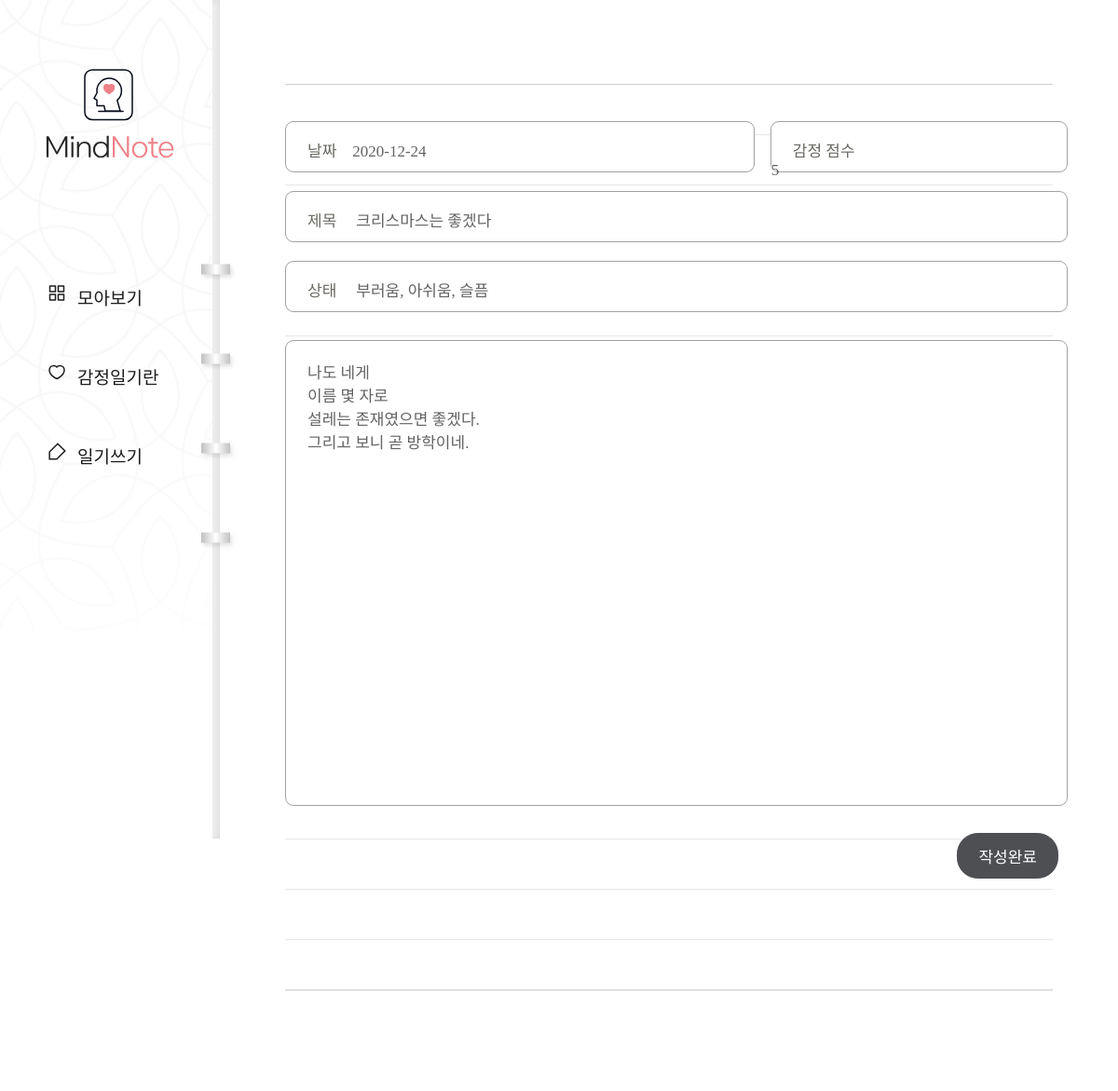
The page /diary/page/5/edit/ on the database its author committed.
### diary/models.py (models this page shows, shortened)
class Page(models.Model):
    title = models.CharField(max_length=100, validators=[validate_no_hash])
    content = models.TextField(validators=[validate_no_hash])
    feeling = models.CharField(max_length=80, validators=[validate_no_hash, validate_no_numbers])
    score = models.IntegerField(validators=[validate_score])
    dt_created = models.DateField()

### diary/views.py (the view)
# urls.py: path('diary/page/<int:page_id>/edit/', views.page_update, name='page-update'),
def page_update(request, page_id):
    object = Page.objects.get(id=page_id)
    if request.method == 'POST':
        form = PageForm(request.POST, instance=object)
        if form.is_valid():
            form.save()
            return redirect('page-detail', page_id=object.id)
    else:
        form = PageForm(instance=object)
    return render(request, 'diary/page_form.html', {'form': form})

### diary/forms.py
class PageForm(forms.ModelForm):
    class Meta:
        model = Page
        fields = ['title', 'content', 'feeling', 'score', 'dt_created']

### diary/templates/diary/page_form.html (shortened to what this page needs)
{% extends './base.html' %}
{% block content %}
<div class="wrap-post">
    <form method="post">{% csrf_token %}
        <div class="editor">
            <div class="input input-date"><p>날짜</p>{{form.dt_created}}</div>
            <div class="input input-score">
                <p>감정 점수</p>
                {{form.score}}
            </div>
            <div class="input input-title">
                <p>제목</p>
                {{form.title}}
            </div>
            <div class="input input-state">
                <p>상태</p>
                {{form.feeling}}
            </div>
            {{form.content}}
            <div class="post-btn">
                <input type="submit" value="작성완료">
            </div>
        </div>
    </form>
</div>
{% endblock content %}

### diary/static/diary/css/styles.css (style rules this page uses)
h1,h2,h3,p,a,ul,li { margin: 0; padding: 0; font-family: 'NanumSquare'; list-style: none; text-decoration: none; outline: none; }
html { position: relative; min-height: 100%; margin: 0; }
body { margin: 0; padding: 0; -webkit-font-smoothing: antialiased; -moz-osx-font-smoothing: auto; }
.wrap-post { padding-left: 236px; padding-top: 10px; padding-bottom: 50px; }
form { margin: 0 70px; padding-top: 120px; padding-bottom: 200px; background: url(../image/note-bg.svg) repeat-x center/1535px 974px; }
.editor { overflow: hidden; width: 840px; margin: 0 auto; }
.input { position: relative; height: 55px; margin-bottom: 20px; border: solid 1px #a3a0a0; border-radius: 9px; background: #fff; box-sizing: border-box; }
.input-date { float: left; width: 60%; }
.input-score { float: right; width: 38%; }
.input-title { float: left; width: 100%; }
.input-state { float: left; width: 100%; margin-bottom: 30px; }
.input p { display: inline-block; padding-top: 17px; padding-left: 23px; padding-right: 17px; font-family: 'NanumSquare'; color: #696862; font-size: 17px; }
.input-title input { width: 750px; }
.input-state input { width: 750px; }
input { padding: 0; font-family: 'NanumBarunpen'; color: #636363; font-size: 17px; background-color: transparent; border: none; box-sizing: border-box; }
textarea { width: 100%; height: 500px; padding: 20px 23px 30px 23px; font-family: 'NanumBarunpen'; color: #636363; font-size: 17px; border: solid 1px #a3a0a0; border-radius: 9px; box-sizing: border-box; resize: none; }
input::placeholder,textarea::placeholder { color: #bcbbb6; }
.post-btn { overflow: hidden; margin-top: 25px; }
input[type="submit"] { float: right; padding: 11px 22px; margin-right: 10px; font-family: 'NanumSquare'; color: #fff; font-size: 17px; background-color: #4e4f53; border: solid 1px #4e4f53; border-radius: 22.5px; cursor: pointer; }

### rows shown on the page
Page: dt_created "2020-12-24", score "5", title "크리스마스는 좋겠다", feeling "부러움, 아쉬움, 슬픔", content "나도 네게 이름 몇 자로 설레는 존재였으면 좋겠다. 그리고 보니 곧 방학이네."
